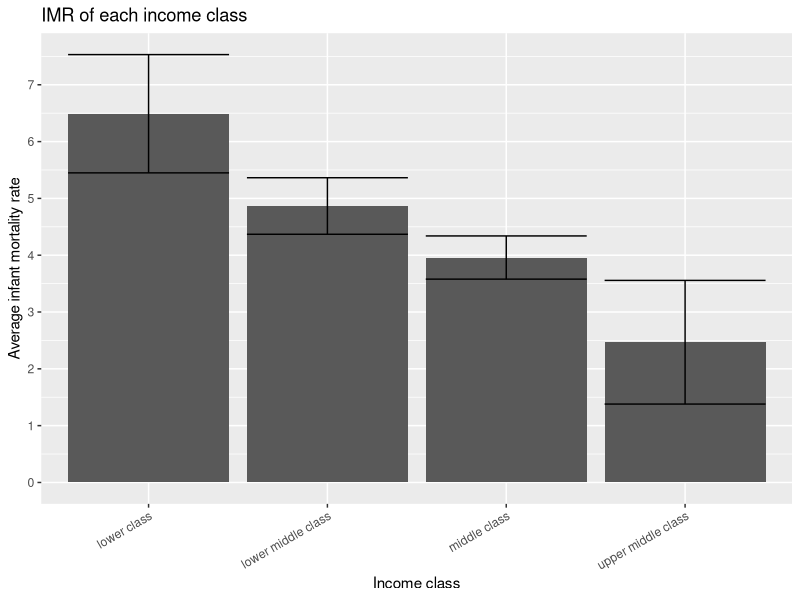
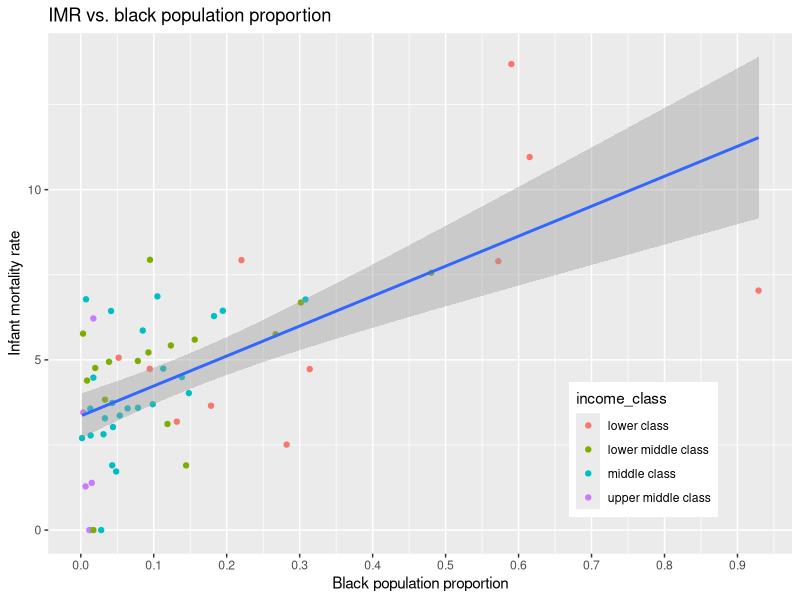
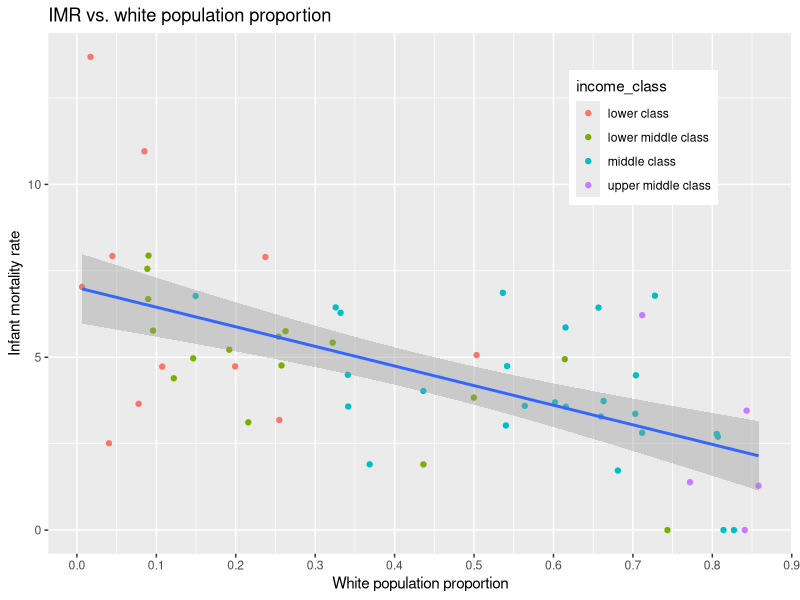
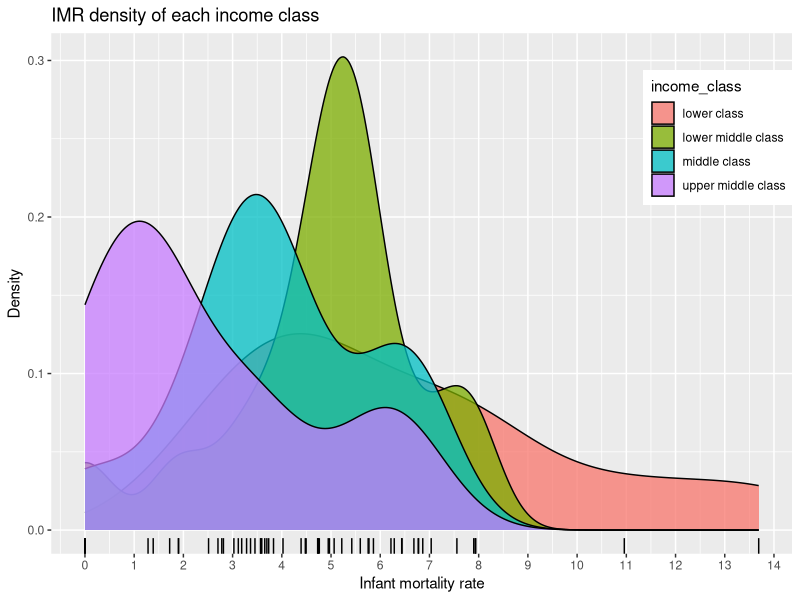

Generate these figures, in order, with R:
## ---- chunk 1
knitr::opts_chunk$set(echo = TRUE, eval = TRUE, fig.align = "center", warning = F, message = F,
tidy=TRUE, tidy.opts=list(width.cutoff=60), R.options=list(max.print=100))
## ---- chunk 2
library(tidyverse)

zipcode_imr <- read_csv("zipcode_imr.csv")
zipcode_imr %>% glimpse()

zipcode_dem <- read_csv("zipcode_dem.csv", 
    col_names = FALSE)
zipcode_dem %>% glimpse()

zipcode_income <- read_csv("zipcode_income.csv", 
    col_names = FALSE)
zipcode_income %>% glimpse()
## ---- chunk 3
zipcode_imr <- zipcode_imr %>% pivot_wider(names_from = "Zip", values_from = "IMR")
zipcode_imr <- zipcode_imr %>% pivot_longer(1:2455, names_to = "zip_code", values_to = "IMR")
glimpse(zipcode_imr)
## ---- chunk 4
zipcode_dem <- zipcode_dem %>% pivot_longer(cols = c('X2':'X265'))
zipcode_dem <- zipcode_dem %>% pivot_wider(names_from = "X1", values_from = "value")
zipcode_dem <- zipcode_dem %>% select(-name)
zipcode_dem <- zipcode_dem %>% separate(Label, into = c(NA, "zip_code"), sep = 6)
zipcode_dem <- zipcode_dem %>% filter(!str_detect(zip_code, "Margin"), !str_detect(zip_code, "Percent"))
zipcode_dem <- zipcode_dem %>% separate(zip_code, into = c("zip_code", NA), sep = 5)

zipcode_dem <- zipcode_dem %>% select(zip_code, total_population = "Total population", median_age = "Median age (years)", hispanic_latino_any_race = "Hispanic or Latino (of any race)", white_alone = "White alone", black_alone = "Black or African American alone", native_american_alone = "American Indian and Alaska Native alone", asian_alone = "Asian alone")

zipcode_dem <- as.data.frame(apply(zipcode_dem, 2, as.numeric))
zipcode_dem$zip_code <- as.character(zipcode_dem$zip_code)

glimpse(zipcode_dem)
## ---- chunk 5
zipcode_income <- zipcode_income %>% pivot_longer(cols = c('X2':'X537'))
zipcode_income <- zipcode_income %>% pivot_wider(names_from = "X1", values_from = "value")
zipcode_income <- zipcode_income %>% select(-name, -Total, -"Mean income (dollars)")

zipcode_income <- zipcode_income %>% filter(!str_detect(Label, "Texas"), !str_detect(Label, "Margin"), !str_detect(Label, "Families"), !str_detect(Label, "families"), !str_detect(Label, "Nonfamily"))

zipcode_income <- zipcode_income %>% separate(Label, into = c(NA, "zip_code"), sep = 6)
zipcode_income <- zipcode_income %>% separate(zip_code, into = c("zip_code", NA), sep = 5)
zipcode_income <- zipcode_income %>% select(zip_code, median_income = "Median income (dollars)")
zipcode_income$median_income <- as.numeric(zipcode_income$median_income)

glimpse(zipcode_income)
## ---- chunk 6
anti_join(zipcode_dem, zipcode_imr, by = "zip_code")
## ---- chunk 7
anti_join(zipcode_income, zipcode_imr, by = "zip_code")
## ---- chunk 8
anti_join(zipcode_imr, zipcode_dem, by = "zip_code")
## ---- chunk 9
anti_join(zipcode_imr, zipcode_income, by = "zip_code")
## ---- chunk 10
anti_join(zipcode_dem, zipcode_income, by = "zip_code")
anti_join(zipcode_income, zipcode_dem, by = "zip_code")
## ---- chunk 11
zipcode_joined <- zipcode_dem %>% inner_join(zipcode_imr, by = "zip_code")
zipcode_joined <- zipcode_joined %>% inner_join(zipcode_income, by = "zip_code")

glimpse(zipcode_joined)
## ---- chunk 12
zipcode_joined <- zipcode_joined %>% mutate(income_class = case_when(median_income < 35000 ~ "lower class",
                                                   median_income >= 35000 & 50000 > median_income ~ "lower middle class",
                                                   median_income >= 50000 & 110000 >= median_income ~ "middle class",
                                                   median_income > 110000 ~ "upper middle class"))

zipcode_joined %>% glimpse()
## ---- chunk 13
zipcode_joined <- zipcode_joined %>% mutate(proportion_hispanic = hispanic_latino_any_race/total_population,
                          proportion_white = white_alone/total_population,
                          proportion_black = black_alone/total_population,
                          proportion_native = native_american_alone/total_population,
                          proportion_asian = asian_alone/total_population)

zipcode_joined %>% glimpse
## ---- chunk 14
zipcode_joined <- zipcode_joined %>% select(zip_code, total_population, median_age, median_income, income_class, IMR, hispanic_latino_any_race, proportion_hispanic, white_alone, proportion_white, black_alone, proportion_black, native_american_alone, proportion_native, asian_alone, proportion_asian)

zipcode_joined %>% glimpse()
## ---- chunk 15
zipcode_joined %>% arrange(desc(IMR))
## ---- chunk 16
zipcode_joined %>% summarize(mean_inc = mean(median_income, na.rm = T), sd_inc = sd(median_income), var_inc = var(median_income), min_inc = min(median_income), max_inc = max(median_income), distinct_inc = n_distinct(median_income), median_ = median(median_income)) %>% knitr::kable()

zipcode_joined %>% group_by(income_class) %>% summarize(mean_inc = mean(median_income, na.rm = T), sd_inc = sd(median_income), var_inc = var(median_income), min_inc = min(median_income), max_inc = max(median_income), distinct_inc = n_distinct(median_income), median_ = median(median_income)) %>% knitr::kable()
## ---- chunk 17
zipcode_joined %>% summarize(mean_IMR = mean(IMR, na.rm = T), sd_IMR = sd(IMR, na.rm = T), var_IMR = var(IMR, na.rm = T), min_IMR = min(IMR, na.rm = T), max_IMR = max(IMR, na.rm = T), distinct_IMR = n_distinct(IMR), median_IMR = median(IMR, na.rm = T)) %>% knitr::kable()

zipcode_joined %>% group_by(income_class) %>% summarize(mean_IMR = mean(IMR, na.rm = T), sd_IMR = sd(IMR, na.rm = T), var_IMR = var(IMR, na.rm = T), min_IMR = min(IMR, na.rm = T), max_IMR = max(IMR, na.rm = T), distinct_IMR = n_distinct(IMR), median_IMR = median(IMR, na.rm = T)) %>% knitr::kable()
## ---- chunk 18
zipcode_joined %>% summarize(mean_age = mean(median_age, na.rm = T), sd_age = sd(median_age, na.rm = T), var_age = var(median_age, na.rm = T), min_age = min(median_age, na.rm = T), max_age = max(median_age, na.rm = T), distinct_age = n_distinct(median_age), median_age = median(median_age, na.rm = T)) %>% knitr::kable()

zipcode_joined %>% group_by(income_class) %>% summarize(mean_age = mean(median_age, na.rm = T), sd_age = sd(median_age, na.rm = T), var_age = var(median_age, na.rm = T), min_age = min(median_age, na.rm = T), max_age = max(median_age, na.rm = T), distinct_age = n_distinct(median_age), median_age = median(median_age, na.rm = T)) %>% knitr::kable()
## ---- chunk 19
zipcode_joined %>% summarize(mean_hisp = mean(proportion_hispanic, na.rm = T), sd_hisp = sd(proportion_hispanic), var_hisp = var(proportion_hispanic), min_hisp = min(proportion_hispanic), max_hisp = max(proportion_hispanic), distinct_hisp = n_distinct(proportion_hispanic), median_hisp = median(proportion_hispanic)) %>% knitr::kable()

zipcode_joined %>% group_by(income_class) %>% summarize(mean_hisp = mean(proportion_hispanic, na.rm = T), sd_hisp = sd(proportion_hispanic), var_hisp = var(proportion_hispanic), min_hisp = min(proportion_hispanic), max_hisp = max(proportion_hispanic), distinct_hisp = n_distinct(proportion_hispanic), median_hisp = median(proportion_hispanic)) %>% knitr::kable()
## ---- chunk 20
zipcode_joined %>% summarize(mean_white = mean(proportion_white, na.rm = T), sd_white = sd(proportion_white), var_white = var(proportion_white), min_white = min(proportion_white), max_white = max(proportion_white), distinct_white = n_distinct(proportion_white), median_white = median(proportion_white)) %>% knitr::kable()

zipcode_joined %>% group_by(income_class) %>% summarize(mean_white = mean(proportion_white, na.rm = T), sd_white = sd(proportion_white), var_white = var(proportion_white), min_white = min(proportion_white), max_white = max(proportion_white), distinct_white = n_distinct(proportion_white), median_white = median(proportion_white)) %>% knitr::kable()
## ---- chunk 21
zipcode_joined %>% summarize(mean_black = mean(proportion_black, na.rm = T), sd_black = sd(proportion_black), var_black = var(proportion_black), min_black = min(proportion_black), max_black = max(proportion_black), distinct_black = n_distinct(proportion_black), median_black = median(proportion_black)) %>% knitr::kable()

zipcode_joined %>% group_by(income_class) %>% summarize(mean_black = mean(proportion_black, na.rm = T), sd_black = sd(proportion_black), var_black = var(proportion_black), min_black = min(proportion_black), max_black = max(proportion_black), distinct_black = n_distinct(proportion_black), median_black = median(proportion_black)) %>% knitr::kable()
## ---- chunk 22
zipcode_joined %>% summarize(mean_native = mean(proportion_native, na.rm = T), sd_native = sd(proportion_native), var_native = var(proportion_native), min_native = min(proportion_native), max_native = max(proportion_native), distinct_native = n_distinct(proportion_native), median_native = median(proportion_native)) %>% knitr::kable()

zipcode_joined %>% group_by(income_class) %>% summarize(mean_native = mean(proportion_native, na.rm = T), sd_native = sd(proportion_native), var_native = var(proportion_native), min_native = min(proportion_native), max_native = max(proportion_native), distinct_native = n_distinct(proportion_native), median_native = median(proportion_native)) %>% knitr::kable()
## ---- chunk 23
zipcode_joined %>% summarize(mean_asian = mean(proportion_asian, na.rm = T), sd_asian = sd(proportion_asian), var_asian = var(proportion_asian), min_asian = min(proportion_asian), max_asian = max(proportion_asian), distinct_asian = n_distinct(proportion_asian), median_asian = median(proportion_asian)) %>% knitr::kable()

zipcode_joined %>% group_by(income_class) %>% summarize(mean_asian = mean(proportion_asian, na.rm = T), sd_asian = sd(proportion_asian), var_asian = var(proportion_asian), min_asian = min(proportion_asian), max_asian = max(proportion_asian), distinct_asian = n_distinct(proportion_asian), median_asian = median(proportion_asian)) %>% knitr::kable()
## ---- chunk 24
zipcode_joined %>% group_by(income_class) %>% summarize(mean_imr = mean(IMR, na.rm = T),
                                                                      sd_imr = sd(IMR, na.rm = T), n =n(),
                                                                      se_imr = sd_imr/sqrt(n)) %>%
   knitr::kable()
## ---- chunk 25
zipcode_joined %>% group_by(income_class) %>% summarize(count = n()) %>% knitr::kable()
## ---- chunk 26
zipcode_joined %>% filter(is.na(IMR)) %>% knitr::kable()
## ---- chunk 27
zipcode_joined %>% na.omit() %>% group_by(income_class) %>% summarize(mean_imr = mean(IMR, na.rm = T),
                                                                      sd_imr = sd(IMR, na.rm = T), n =n(),
                                                                      se_imr = sd_imr/sqrt(n)) %>%
  ggplot(aes(x = income_class, y = mean_imr))+
  geom_bar(stat="summary", fun=mean) +
  geom_errorbar(aes(y = mean_imr, ymin = mean_imr-se_imr, ymax = mean_imr+se_imr)) +
  ggtitle("IMR of each income class") + xlab("Income class") + ylab("Average infant mortality rate") +
  theme(axis.text.x=element_text(angle=30, hjust=1)) + 
  scale_y_continuous(breaks=seq(0,10,1))
## ---- chunk 28
zipcode_joined %>% na.omit() %>%
  ggplot(aes(x = proportion_black, y = IMR)) +
  geom_point(aes(color = income_class)) +
  geom_smooth(method="lm") + 
  ggtitle("IMR vs. black population proportion") + xlab("Black population proportion") + ylab("Infant mortality rate") +
  theme(legend.position=c(.8,.2)) +
  scale_x_continuous(breaks=seq(0,1,.1))

zipcode_joined %>% na.omit() %>%
  ggplot(aes(x = proportion_white, y = IMR)) +
  geom_point(aes(color = income_class)) +
  geom_smooth(method="lm") +
  ggtitle("IMR vs. white population proportion") + xlab("White population proportion") + ylab("Infant mortality rate") +
  theme(legend.position=c(.8,.8)) +
  scale_x_continuous(breaks=seq(0,1,.1))
## ---- chunk 29
zipcode_joined %>% 
  ggplot(aes(x = IMR, fill = income_class)) +
  geom_density(alpha = .75) +
  geom_rug() +
  ggtitle("IMR density of each income class") + xlab("Infant mortality rate") + ylab("Density") +
  theme(legend.position=c(.9,.8)) +
  scale_x_continuous(breaks=seq(0,15,1))
